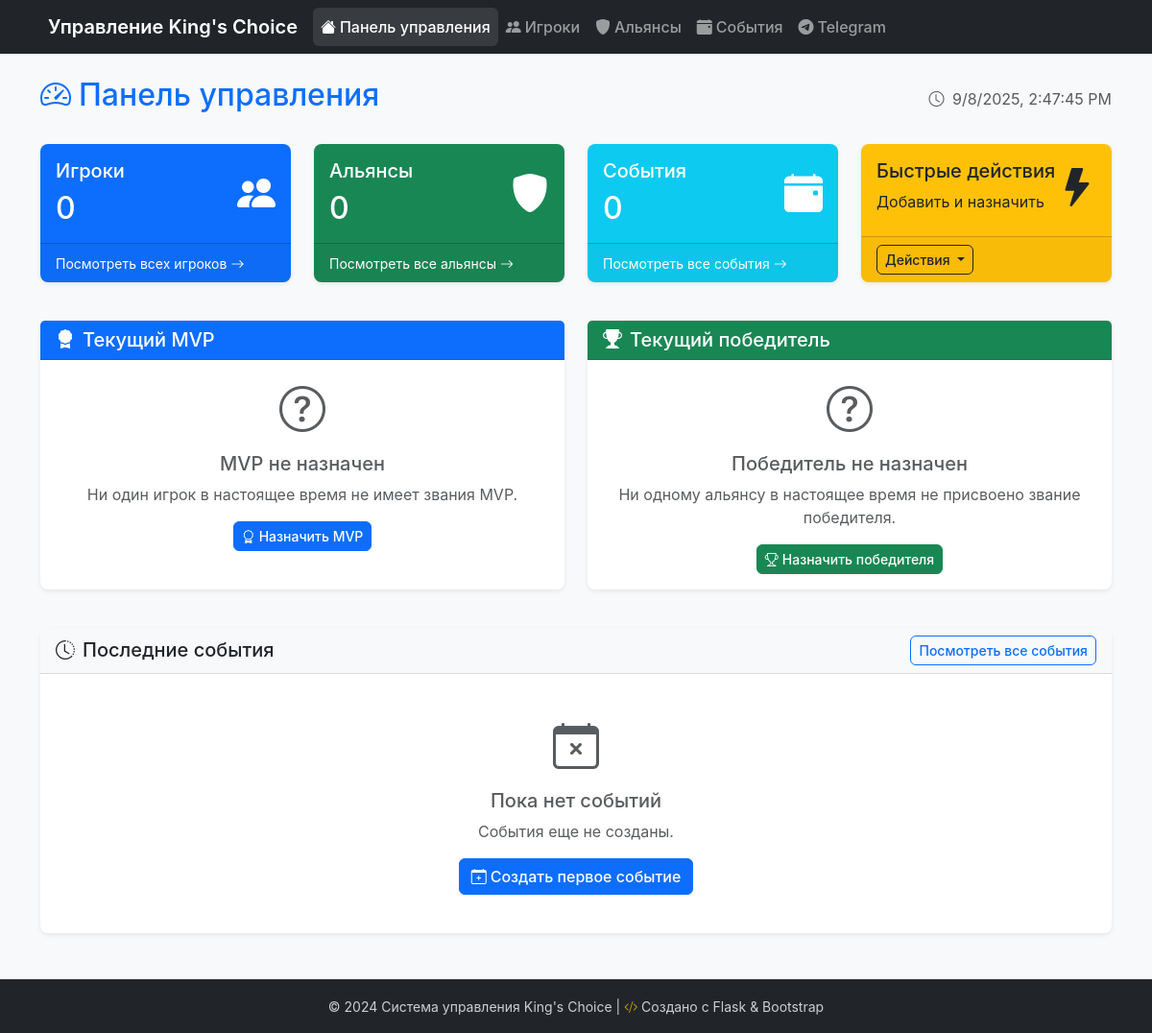
Before: / with the older database file.
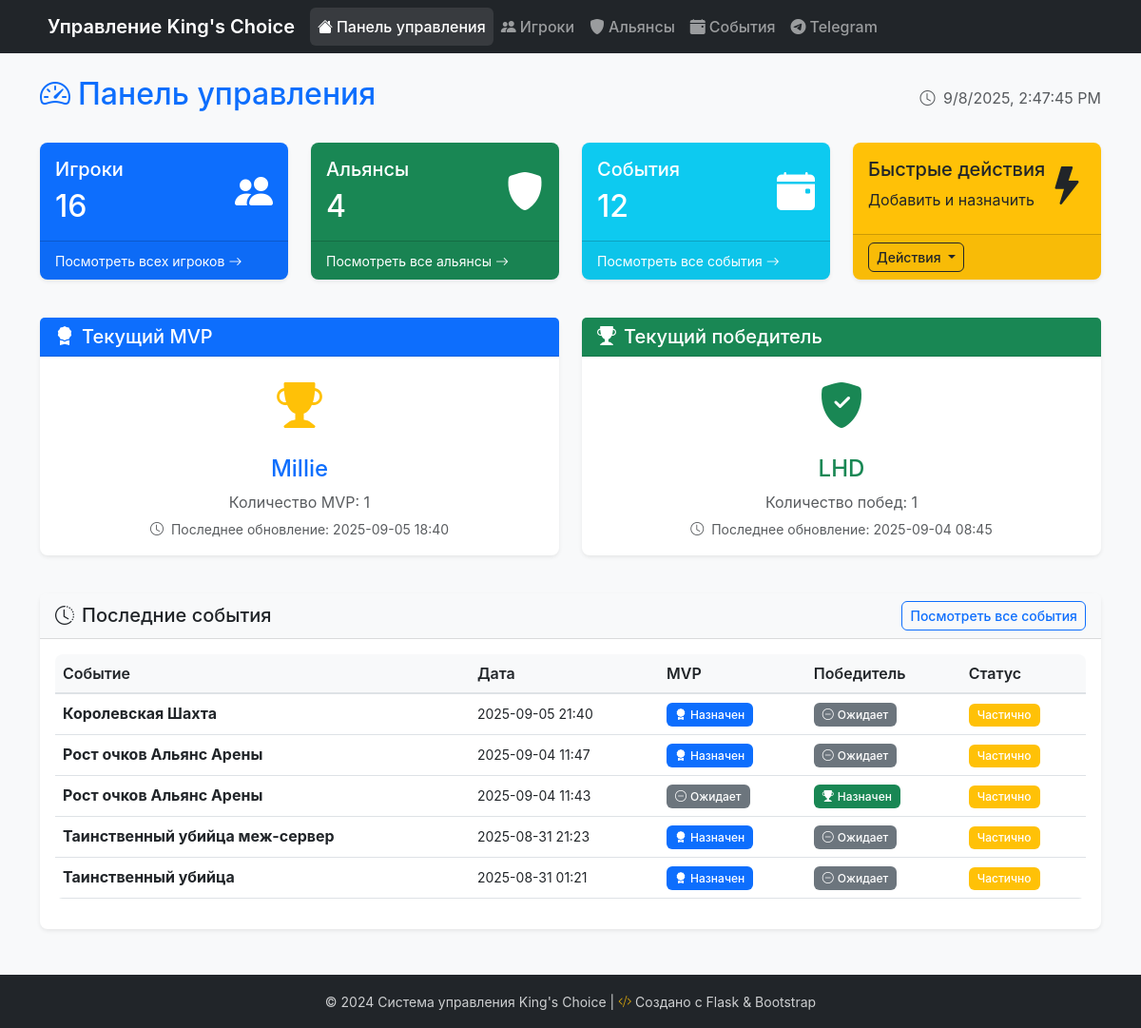
After: the same page with the newer database file.
### models.py (models this page shows, shortened)
class Player(db.Model):
    __tablename__ = 'players'
    id = db.Column(db.Integer, primary_key=True)
    name = db.Column(db.String(100), nullable=False, unique=True)
    is_current_mvp = db.Column(db.Boolean, default=False, nullable=False)
    is_excluded = db.Column(db.Boolean, default=False, nullable=False)
    mvp_count = db.Column(db.Integer, default=0, nullable=False)
    created_at = db.Column(db.DateTime, default=datetime.utcnow)
    updated_at = db.Column(db.DateTime, default=datetime.utcnow, onupdate=datetime.utcnow)
    mvp_assignments = db.relationship('MVPAssignment', backref='player', lazy=True, cascade='all, delete-orphan')

class Alliance(db.Model):
    __tablename__ = 'alliances'
    id = db.Column(db.Integer, primary_key=True)
    name = db.Column(db.String(100), nullable=False, unique=True)
    is_current_winner = db.Column(db.Boolean, default=False, nullable=False)
    win_count = db.Column(db.Integer, default=0, nullable=False)
    created_at = db.Column(db.DateTime, default=datetime.utcnow)
    updated_at = db.Column(db.DateTime, default=datetime.utcnow, onupdate=datetime.utcnow)
    winner_assignments = db.relationship('WinnerAssignment', backref='alliance', lazy=True, cascade='all, delete-orphan')

class Event(db.Model):
    __tablename__ = 'events'
    id = db.Column(db.Integer, primary_key=True)
    name = db.Column(db.String(200), nullable=False)
    description = db.Column(db.Text)
    event_date = db.Column(db.DateTime, default=datetime.utcnow, nullable=False)
    has_mvp = db.Column(db.Boolean, default=False, nullable=False)
    has_winner = db.Column(db.Boolean, default=False, nullable=False)
    created_at = db.Column(db.DateTime, default=datetime.utcnow)
    mvp_assignments = db.relationship('MVPAssignment', backref='event', lazy=True, cascade='all, delete-orphan')
    winner_assignments = db.relationship('WinnerAssignment', backref='event', lazy=True, cascade='all, delete-orphan')

### routes/main_routes.py (the view)
@bp.route('/')
def dashboard():
    try:
        current_mvp = Player.query.filter_by(is_current_mvp=True).first()
        current_winner = Alliance.query.filter_by(is_current_winner=True).first()
        recent_events = Event.query.order_by(Event.event_date.desc()).limit(10).all()
        total_players = Player.query.count()
        total_alliances = Alliance.query.count()
        total_events = Event.query.count()
        return render_template('dashboard.html',
                             current_mvp=current_mvp,
                             current_winner=current_winner,
                             recent_events=recent_events,
                             total_players=total_players,
                             total_alliances=total_alliances,
                             total_events=total_events)
    except Exception as e:
        print(f"Error in dashboard route: {str(e)}")
        return render_template('dashboard.html',
                             error="Failed to load dashboard data")

### templates/dashboard.html (shortened to what this page needs)
{% extends "base.html" %}
{% block content %}
<div class="row">
    <div class="col-12">
        <div class="d-flex justify-content-between align-items-center mb-4">
            <h1 class="h2 text-primary">
                <i class="bi bi-speedometer2 me-2"></i>Панель управления
            </h1>
            <div class="text-muted">
                <i class="bi bi-clock me-1"></i>
                <span id="current-time"></span>
            </div>
        </div>
    </div>
</div>
<div class="row mb-4">
    <div class="col-md-3 mb-3">
        <div class="card bg-primary text-white h-100">
            <div class="card-body">
                <div class="d-flex justify-content-between">
                    <div>
                        <h5 class="card-title">Игроки</h5>
                        <h2 class="mb-0">{{ total_players }}</h2>
                    </div>
                    <div class="align-self-center">
                        <i class="bi bi-people-fill fs-1"></i>
                    </div>
                </div>
            </div>
            <div class="card-footer">
                <a href="{{ url_for('players.list_players') }}" class="text-white text-decoration-none">
                    <small>Посмотреть всех игроков <i class="bi bi-arrow-right"></i></small>
                </a>
            </div>
        </div>
    </div>
    <div class="col-md-3 mb-3">
        <div class="card bg-success text-white h-100">
            <div class="card-body">
                <div class="d-flex justify-content-between">
                    <div>
                        <h5 class="card-title">Альянсы</h5>
                        <h2 class="mb-0">{{ total_alliances }}</h2>
                    </div>
                    <div class="align-self-center">
                        <i class="bi bi-shield-fill fs-1"></i>
                    </div>
                </div>
            </div>
            <div class="card-footer">
                <a href="{{ url_for('alliances.list_alliances') }}" class="text-white text-decoration-none">
                    <small>Посмотреть все альянсы <i class="bi bi-arrow-right"></i></small>
                </a>
            </div>
        </div>
    </div>
    <div class="col-md-3 mb-3">
        <div class="card bg-info text-white h-100">
            <div class="card-body">
                <div class="d-flex justify-content-between">
                    <div>
                        <h5 class="card-title">События</h5>
                        <h2 class="mb-0">{{ total_events }}</h2>
                    </div>
                    <div class="align-self-center">
                        <i class="bi bi-calendar-event-fill fs-1"></i>
                    </div>
                </div>
            </div>
            <div class="card-footer">
                <a href="{{ url_for('events.list_events') }}" class="text-white text-decoration-none">
                    <small>Посмотреть все события <i class="bi bi-arrow-right"></i></small>
                </a>
            </div>
        </div>
    </div>
    <div class="col-md-3 mb-3">
        <div class="card bg-warning text-dark h-100">
            <div class="card-body">
                <div class="d-flex justify-content-between">
                    <div>
                        <h5 class="card-title">Быстрые действия</h5>
                        <p class="mb-0">Добавить и назначить</p>
                    </div>
                    <div class="align-self-center">
                        <i class="bi bi-lightning-fill fs-1"></i>
                    </div>
                </div>
            </div>
            <div class="card-footer">
                <div class="dropdown">
                    <button class="btn btn-outline-dark btn-sm dropdown-toggle" type="button" data-bs-toggle="dropdown">
                        Действия
                    </button>
                </div>
            </div>
        </div>
    </div>
</div>
<div class="row mb-4">
    <div class="col-md-6 mb-3">
        <div class="card h-100">
            <div class="card-header bg-primary text-white">
                <h5 class="card-title mb-0">
                    <i class="bi bi-award-fill me-2"></i>Текущий MVP
                </h5>
            </div>
            <div class="card-body">
                {% if current_mvp %}
                    <div class="text-center">
                        <div class="mb-3">
                            <i class="bi bi-trophy-fill text-warning" style="font-size: 3rem;"></i>
                        </div>
                        <h4 class="text-primary">{{ current_mvp.name }}</h4>
                        <p class="text-muted mb-1">Количество MVP: {{ current_mvp.mvp_count }}</p>
                        <small class="text-muted">
                            <i class="bi bi-clock me-1"></i>
                            Последнее обновление: {{ current_mvp.updated_at.strftime('%Y-%m-%d %H:%M') if current_mvp.updated_at }}
                        </small>
                    </div>
                {% else %}
                    <div class="text-center text-muted">
                        <i class="bi bi-question-circle" style="font-size: 3rem;"></i>
                        <h5 class="mt-2">MVP не назначен</h5>
                        <p>Ни один игрок в настоящее время не имеет звания MVP.</p>
                        <a href="{{ url_for('players.assign_mvp') }}" class="btn btn-primary btn-sm">
                            <i class="bi bi-award me-1"></i>Назначить MVP
                        </a>
                    </div>
                {% endif %}
            </div>
        </div>
    </div>
    <div class="col-md-6 mb-3">
        <div class="card h-100">
            <div class="card-header bg-success text-white">
                <h5 class="card-title mb-0">
                    <i class="bi bi-trophy-fill me-2"></i>Текущий победитель
                </h5>
            </div>
            <div class="card-body">
                {% if current_winner %}
                    <div class="text-center">
                        <div class="mb-3">
                            <i class="bi bi-shield-fill-check text-success" style="font-size: 3rem;"></i>
                        </div>
                        <h4 class="text-success">{{ current_winner.name }}</h4>
                        <p class="text-muted mb-1">Количество побед: {{ current_winner.win_count }}</p>
                        <small class="text-muted">
                            <i class="bi bi-clock me-1"></i>
                            Последнее обновление: {{ current_winner.updated_at.strftime('%Y-%m-%d %H:%M') if current_winner.updated_at }}
                        </small>
                    </div>
                {% else %}
                    <div class="text-center text-muted">
                        <i class="bi bi-question-circle" style="font-size: 3rem;"></i>
                        <h5 class="mt-2">Победитель не назначен</h5>
                        <p>Ни одному альянсу в настоящее время не присвоено звание победителя.</p>
                        <a href="{{ url_for('alliances.assign_winner') }}" class="btn btn-success btn-sm">
                            <i class="bi bi-trophy me-1"></i>Назначить победителя
                        </a>
                    </div>
                {% endif %}
            </div>
        </div>
    </div>
</div>
<div class="row">
    <div class="col-12">
        <div class="card">
            <div class="card-header">
                <div class="d-flex justify-content-between align-items-center">
                    <h5 class="card-title mb-0">
                        <i class="bi bi-clock-history me-2"></i>Последние события
                    </h5>
                    <a href="{{ url_for('events.list_events') }}" class="btn btn-outline-primary btn-sm">
                        Посмотреть все события
                    </a>
                </div>
            </div>
            <div class="card-body">
                {% if recent_events %}
                    <div class="table-responsive">
                        <table class="table table-hover">
                            <thead>
                                <tr>
                                    <th>Событие</th>
                                    <th>Дата</th>
                                    <th>MVP</th>
                                    <th>Победитель</th>
                                    <th>Статус</th>
                                </tr>
                            </thead>
                            <tbody>
                                {% for event in recent_events[:5] %}
                                <tr>
                                    <td>
                                        <strong>{{ event.name }}</strong>
                                    </td>
                                    <td>
                                        <small>{{ event.event_date.strftime('%Y-%m-%d %H:%M') if event.event_date }}</small>
                                    </td>
                                    <td>
                                        {% if event.has_mvp %}
                                            <span class="badge bg-primary">
                                                <i class="bi bi-award-fill me-1"></i>Назначен
                                            </span>
                                        {% else %}
                                            <span class="badge bg-secondary">
                                                <i class="bi bi-dash-circle me-1"></i>Ожидает
                                            </span>
                                        {% endif %}
                                    </td>
                                    <td>
                                        {% if event.has_winner %}
                                            <span class="badge bg-success">
                                                <i class="bi bi-trophy-fill me-1"></i>Назначен
                                            </span>
                                        {% else %}
                                            <span class="badge bg-secondary">
                                                <i class="bi bi-dash-circle me-1"></i>Ожидает
                                            </span>
                                        {% endif %}
                                    </td>
                                    <td>
                                        {% if event.has_mvp and event.has_winner %}
                                            <span class="badge bg-success">Завершено</span>
                                        {% elif event.has_mvp or event.has_winner %}
                                            <span class="badge bg-warning">Частично</span>
                                        {% else %}
                                            <span class="badge bg-danger">Незавершено</span>
                                        {% endif %}
                                    </td>
                                </tr>
                                {% endfor %}
                            </tbody>
                        </table>
                    </div>
                {% else %}
                    <div class="text-center text-muted py-4">
                        <i class="bi bi-calendar-x" style="font-size: 3rem;"></i>
                        <h5 class="mt-2">Пока нет событий</h5>
                        <p>События еще не созданы.</p>
                        <a href="{{ url_for('events.add_event') }}" class="btn btn-primary">
                            <i class="bi bi-calendar-plus me-1"></i>Создать первое событие
                        </a>
                    </div>
                {% endif %}
            </div>
        </div>
    </div>
</div>
{% endblock %}

Changed rows visible on the page:
added Player: name "Millie", mvp_count "1", updated_at "2025-09-05 18:40"
added Alliance: name "LHD", win_count "1", updated_at "2025-09-04 08:45"
added Event: name "Королевская Шахта", event_date "2025-09-05 21:40", has_mvp True (drawn), has_winner False (drawn)
added Event: name "Рост очков Альянс Арены", event_date "2025-09-04 11:47", has_mvp True (drawn), has_winner False (drawn)
added Event: name "Рост очков Альянс Арены", event_date "2025-09-04 11:43", has_mvp False (drawn), has_winner True (drawn)
added Event: name "Таинственный убийца меж-сервер", event_date "2025-08-31 21:23", has_mvp True (drawn), has_winner False (drawn)
added Event: name "Таинственный убийца", event_date "2025-08-31 01:21", has_mvp True (drawn), has_winner False (drawn)
Other visible differences:
{{ total_players }}: "0" → "16"
{{ total_alliances }}: "0" → "4"
{{ total_events }}: "0" → "12"
text no longer shown: "MVP не назначен Ни один игрок в настоящее время не имеет звания MVP. Назначить MVP Победитель не назначен Ни одному альянсу в настоящее время не присвоено звание победителя. Назначить победителя Пока нет событий События еще не созданы. Создать первое событие"
text now shown: "Количество MVP: Последнее обновление: Количество побед: Последнее обновление: Событие Дата MVP Победитель Статус"
